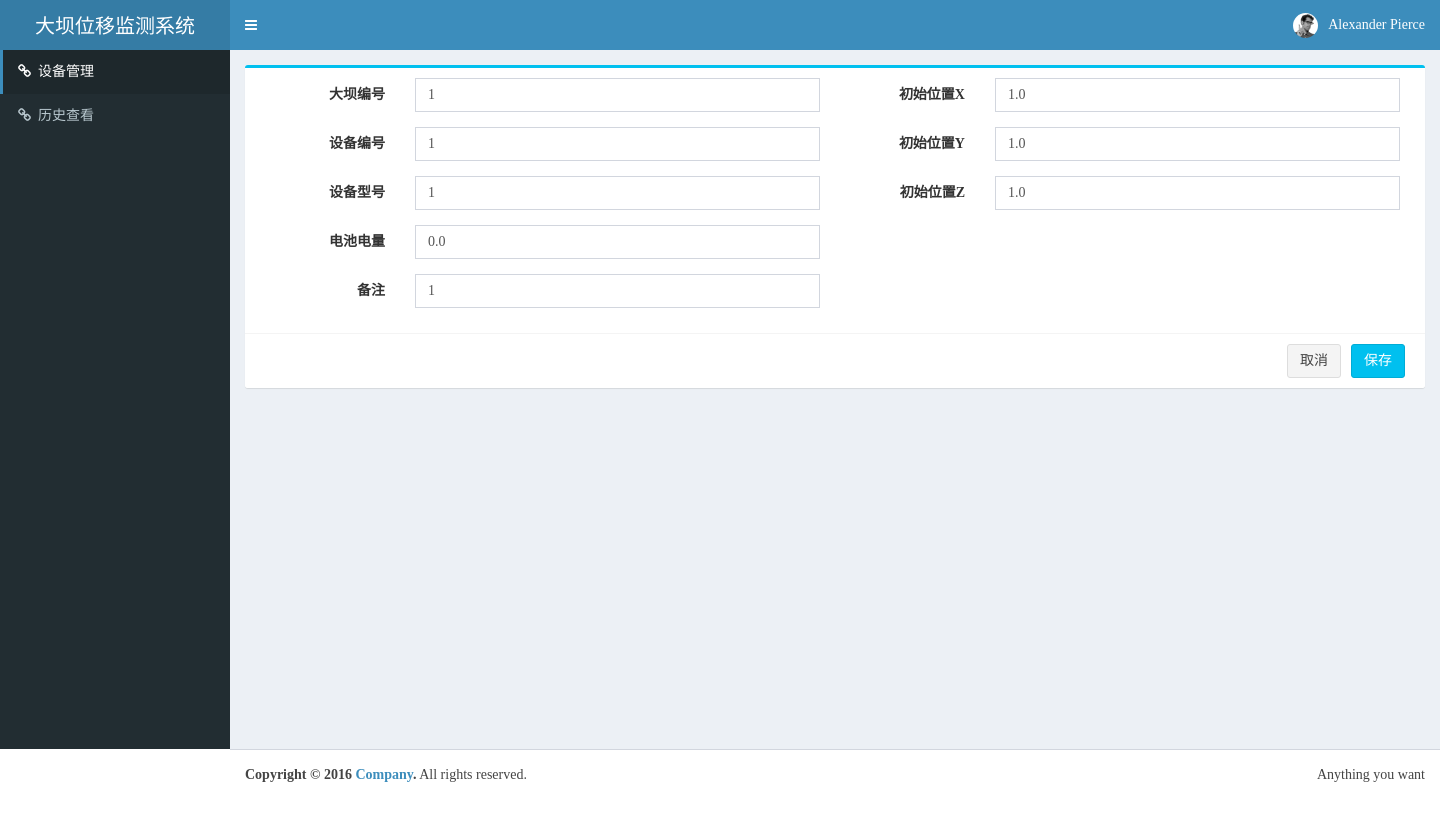
Before: /Dam_Device_management/device_management_form_update/4/ with the older database file.
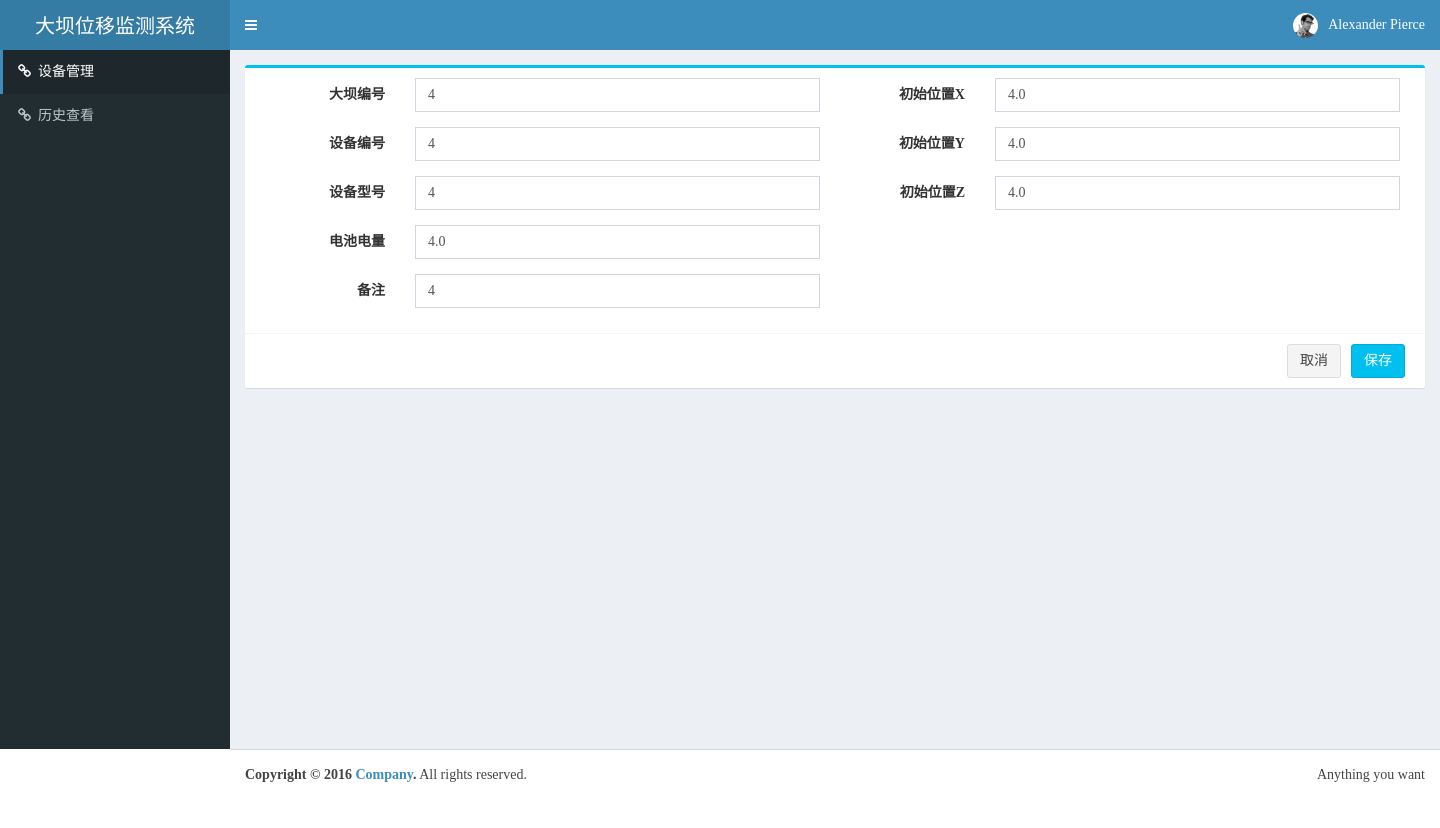
After: the same page with the newer database file.
### Dam_Device_management/models.py (models this page shows, shortened)
class Device(models.Model):
	dam = models.ForeignKey(Dam)
	device_num = models.IntegerField(null=True)
	card_num = models.CharField(max_length=60,null=True)
	power = models.FloatField(default=0)
	x = models.FloatField(max_length=60,null=True)
	y = models.FloatField(max_length=60,null=True)
	z = models.FloatField(max_length=60,null=True)
	remark = models.TextField()

class Dam(models.Model):
	dam_num = models.IntegerField(unique=True)
	dam_name = models.CharField(max_length=100,null=True)
	dam_grade = models.CharField(max_length=100,null=True)
	dam_status = models.CharField(max_length=100,null=True)
	information = models.TextField()
	port_num = models.IntegerField(null=True)
	domain_name = models.CharField(max_length=100,null=True)

### Dam_Device_management/views.py (the view)
# urls.py: url(r'^device_management_form_update/(?P<aid>\d+)/$', Dam_Device_management.views.device_management_form_update),
def device_management_form_update(request,aid):
		device_list = Device.objects.get(id = aid)
		return render(request,'device_management_form_update.html',{'device_list' : device_list})

### Dam_Device_management/templates/device_management_form_update.html (shortened to what the changed rows need)
<!DOCTYPE html>
<html>
  <head>
  <link rel="stylesheet" href="../../../static/css/bootstrap.min.css">
  <link rel="stylesheet" href="../../../static/css/font-awesome.min.css">
  <link rel="stylesheet" href="../../../static/css/ionicons.min.css">
  <link rel="stylesheet" href="../../../static/css/bootstrap-datepicker.min.css">
  <link rel="stylesheet" href="../../../static/css/dataTables.bootstrap.min.css">
  <link rel="stylesheet" href="../../../static/css/AdminLTE.min.css">
  <link rel="stylesheet" href="../../../static/css/skin-blue.min.css">
  <link rel="stylesheet" href="../../../static/css/form.css">
  <link rel="stylesheet" href="../../../static/css/_all-skins.min.css">
  </head>
  <body class="hold-transition skin-blue sidebar-mini">
<div class="wrapper">
    <div class="content-wrapper">
    <section class="content container-fluid">
        <div class="box box-info">
        <form class="form-horizontal" action="/Dam_Device_management/device_management_form_update/{{device_list.id}}/u/" onsubmit="return check(this)" method="post">
            <div class="box-body">
            <div class="col-xs-6">
                <div class="form-group">
                <div class="col-sm-9">
                    <input type="varchar" class="form-control" name="dam_num" id="dam_num" value="{{device_list.dam.dam_num}}">
                  </div>
              </div>
                <div class="form-group">
                <div class="col-sm-9">
                    <input type="varchar" class="form-control" name="device_num" id="device_num" value="{{device_list.device_num}}">
                  </div>
              </div>
                <div class="form-group">
                <div class="col-sm-9">
                    <input type="varchar" class="form-control" name="card_num" id="card_num" value="{{device_list.card_num}}">
                  </div>
              </div>
                <div class="form-group">
                  <div class="col-sm-9">
                    <input type="varchar" class="form-control" name="power" id="power" value="{{device_list.power}}">
                  </div>
                </div>
                <div class="form-group">
                <div class="col-sm-9">
                    <input type="varchar" class="form-control" name="remark" id="remark" value="{{device_list.remark}}">
                  </div>
              </div>
              </div>
            <div class="col-xs-6">
                <div class="form-group">
                <div class="col-sm-9">
                    <input type="varchar" class="form-control" name="x" id="x" value="{{device_list.x}}">
                  </div>
              </div>
                <div class="form-group">
                <div class="col-sm-9">
                    <input type="varchar" class="form-control" name="y" id="y" value="{{device_list.y}}">
                  </div>
              </div>
                <div class="form-group">
                <div class="col-sm-9">
                    <input type="varchar" class="form-control" name="z" id="z" value="{{device_list.z}}">
                  </div>
              </div>
              </div>
          </div>
          </form>
      </div>
      </section>
  </div>
  </div>
</body>
</html>

Changed rows visible on the page:
changed Device: dam_num "1" → "4"; device_num "1" → "4"; card_num "1" → "4"; power "0.0" → "4.0"; remark "1" → "4"; x "1.0" → "4.0"; y "1.0" → "4.0"; z "1.0" → "4.0"
